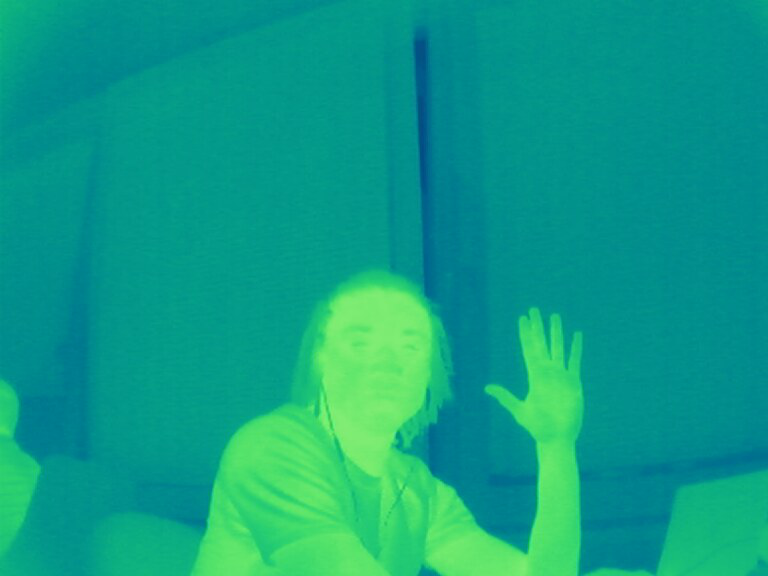
#> input picture image processing/images/atlantis.png, 768 x 576 px
$ python histogram.py
#> lines starting #> are read from the running program, lines starting #| are printed output that depends on the picture
import matplotlib
import matplotlib.pyplot as plt
import numpy as np

from skimage import img_as_float
from skimage import exposure
from skimage import io

def plot_img_hist(image, axes, bins=256):
    image = img_as_float(image)
    ax_img, ax_hist = axes
    ax_cdf = ax_hist.twinx()

    # Display image
    ax_img.imshow(image, cmap=plt.cm.gray)
    ax_img.set_axis_off()

    # Display histogram
    ax_hist.hist(image.ravel(), bins=bins, histtype='step', color='black')
    ax_hist.ticklabel_format(axis='y', style='scientific', scilimits=(0, 0))
    ax_hist.set_xlabel('Pixel intensity')
    ax_hist.set_xlim(0, 1)
    ax_hist.set_yticks([])

    # Display cumulative distribution
    img_cdf, bins = exposure.cumulative_distribution(image, bins)
    ax_cdf.plot(bins, img_cdf, 'r')
    ax_cdf.set_yticks([])

    return ax_img, ax_hist, ax_cdf

image = io.imread('./images/atlantis.png')
#> image is the input picture: shape (576, 768, 3); mean R, G, B 14, 158.6, 133.9

fig = plt.figure(figsize=(8, 5))
axes = np.zeros((2, 4), dtype=np.object)
axes[0, 0] = fig.add_subplot(2, 4, 1)
for i in range(1, 4):
    axes[0, i] = fig.add_subplot(2, 4, 1+i, sharex=axes[0,0], sharey=axes[0,0])
for i in range(0, 4):
    axes[1, i] = fig.add_subplot(2, 4, 5+i)

ax_img, ax_hist, ax_cdf = plot_img_hist(image, axes[:, 0])
#> in plot_img_hist, `img_cdf, bins = exposure.cumulative_distribution(image, bins)`: img_cdf = 256 values from 0.08 to 1; bins = 256 values from 0.00189 to 0.967
ax_img.set_title('Low contrast image')

plt.show()
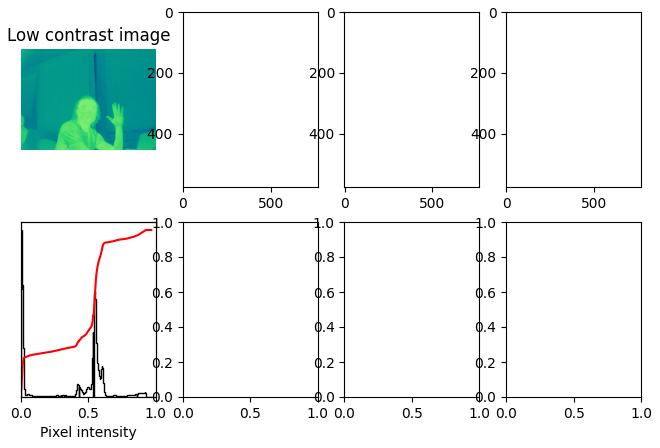
#> figure drawn by matplotlib, 3 panels
